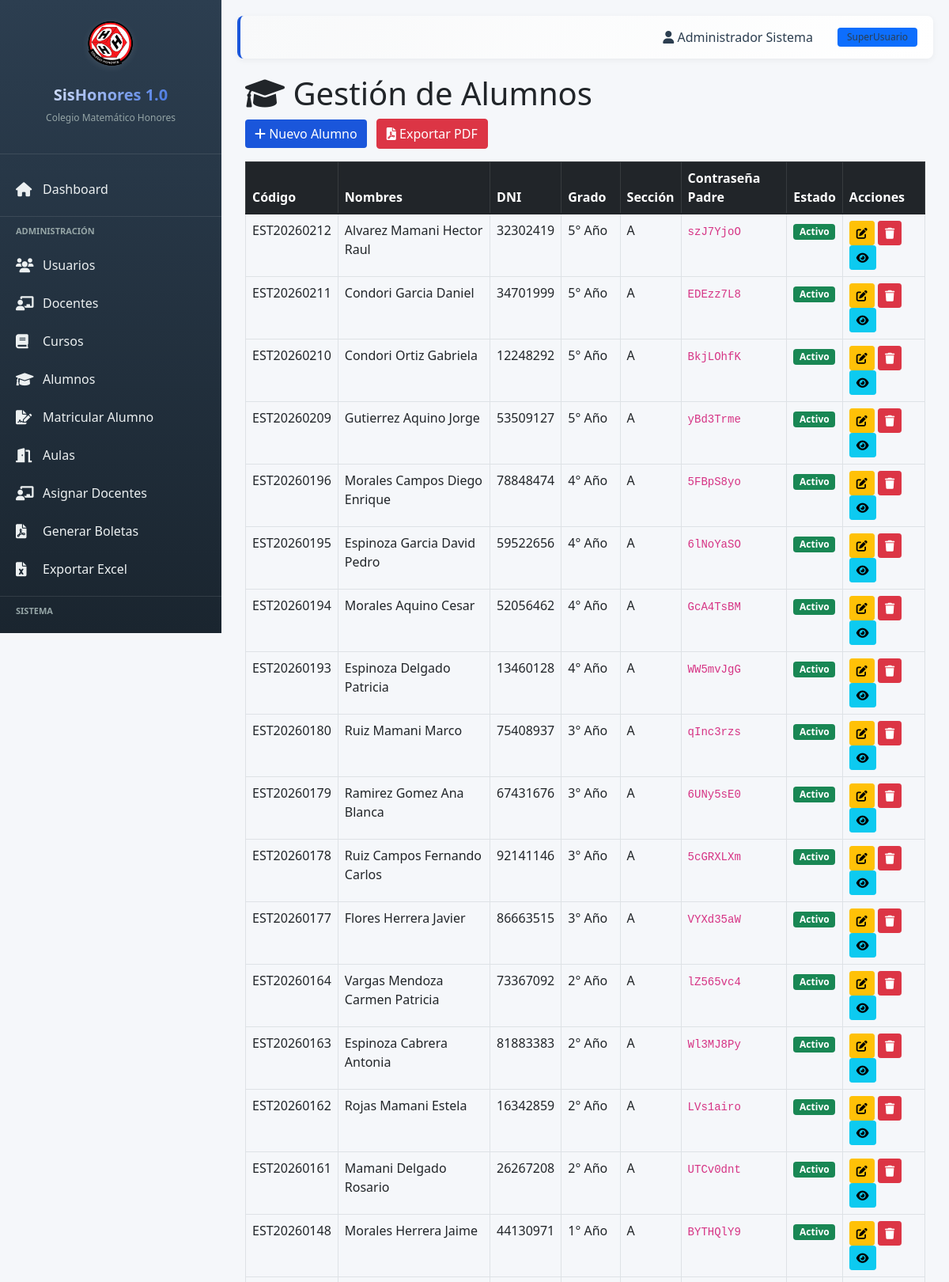
The page /vista/super_admin/alumnos.php (signed in, upper part) on the database its author committed.
### tables this page shows
CREATE TABLE `alumnos` (
  `id_alumno` int(11) NOT NULL AUTO_INCREMENT,
  `codigo_estudiante` varchar(20) NOT NULL,
  `nombres` varchar(100) NOT NULL,
  `apellidos` varchar(100) NOT NULL,
  `dni` varchar(8) NOT NULL,
  `fecha_nacimiento` date DEFAULT NULL,
  `telefono` varchar(15) DEFAULT NULL,
  `nombre_apoderado` varchar(150) DEFAULT NULL,
  `telefono_apoderado` varchar(15) DEFAULT NULL,
  `email_apoderado` varchar(100) DEFAULT NULL,
  `id_aula` int(11) NOT NULL,
  `activo` tinyint(1) DEFAULT 1,
  PRIMARY KEY (`id_alumno`),
  UNIQUE KEY `codigo_estudiante` (`codigo_estudiante`),
  UNIQUE KEY `dni` (`dni`),
  KEY `id_aula` (`id_aula`),
  CONSTRAINT `alumnos_ibfk_1` FOREIGN KEY (`id_aula`) REFERENCES `aulas_asignadas` (`id_aula`)
);

CREATE TABLE `grados` (
  `id_grado` int(11) NOT NULL AUTO_INCREMENT,
  `nombre_grado` varchar(20) NOT NULL,
  `id_nivel` int(11) NOT NULL,
  `orden` int(11) DEFAULT 0,
  PRIMARY KEY (`id_grado`),
  KEY `id_nivel` (`id_nivel`),
  CONSTRAINT `grados_ibfk_1` FOREIGN KEY (`id_nivel`) REFERENCES `niveles` (`id_nivel`)
);

CREATE TABLE `secciones` (
  `id_seccion` int(11) NOT NULL AUTO_INCREMENT,
  `nombre_seccion` varchar(10) NOT NULL,
  PRIMARY KEY (`id_seccion`)
);

### util/Database.php (called while the page is built, shortened)
<?php
function app_base_path() {
    static $basePath = null;
    if ($basePath !== null) {
        return $basePath;
    }
    $documentRoot = realpath($_SERVER['DOCUMENT_ROOT'] ?? '');
    $projectRoot = realpath(__DIR__ . '/..');
    if ($documentRoot && $projectRoot && stripos($projectRoot, $documentRoot) === 0) {
        $relativePath = substr($projectRoot, strlen($documentRoot));
        $relativePath = str_replace('\\', '/', $relativePath);
        $basePath = '/' . trim($relativePath, '/');
        $basePath = $basePath === '/' ? '' : $basePath;
        return $basePath;
    }
    $scriptName = $_SERVER['SCRIPT_NAME'] ?? '';
    $basePath = strpos($scriptName, '/sishonores/') === 0 ? '/sishonores' : '';
    return $basePath;
}
function app_url($path = '') {
    $cleanPath = ltrim($path, '/');
    if ($cleanPath !== '') {
        $parts = explode('/', $cleanPath);
        $first_part = $parts[0];
        $exclude = ['assets', 'css', 'js', 'controller', 'vista', 'util', 'bean', 'dao', 'config', 'sql'];
        if (!in_array($first_part, $exclude)) {
            $cleanPath = 'vista/' . $cleanPath;
        }
    }
    return app_base_path() . '/' . $cleanPath;
}
?>

### dao/AlumnoDAO.php (called while the page is built, shortened)
<?php
class AlumnoDAO {
    private $db;
    public function __construct($db) {
        $this->db = $db;
    }
    public function listarTodos() {
        $query = "SELECT a.*, g.nombre_grado, s.nombre_seccion, n.nombre_nivel,
                         COALESCE(pf.password_generada, 'Sin generar') as contraseña_padre
                  FROM alumnos a
                  LEFT JOIN alumno_padre ap ON a.id_alumno = ap.id_alumno
                  LEFT JOIN padres_familia pf ON ap.id_padre = pf.id_padre
                  LEFT JOIN aulas_asignadas aa ON a.id_aula = aa.id_aula
                  LEFT JOIN grados g ON aa.id_grado = g.id_grado
                  LEFT JOIN secciones s ON aa.id_seccion = s.id_seccion
                  LEFT JOIN niveles n ON g.id_nivel = n.id_nivel
                  WHERE a.activo = 1
                  ORDER BY a.id_alumno DESC";
        $stmt = $this->db->prepare($query);
        $stmt->execute();
        return $stmt->fetchAll(PDO::FETCH_ASSOC);
    }
}
?>

### vista/super_admin/alumnos.php (the view, shortened to what this page needs)
<?php
require_once '../../util/Database.php';
require_once '../../dao/AlumnoDAO.php';
$database = new Database();
$db = $database->getConnection();
$alumnoDAO = new AlumnoDAO($db);
$alumnos = $alumnoDAO->listarTodos();
?>
<!DOCTYPE html>
<html lang="es">
<head>
    <link href="https://cdn.jsdelivr.net/npm/bootstrap@5.1.3/dist/css/bootstrap.min.css" rel="stylesheet">
    <link rel="stylesheet" href="https://cdnjs.cloudflare.com/ajax/libs/font-awesome/6.0.0/css/all.min.css">
    <link rel="stylesheet" href="<?php echo htmlspecialchars(app_url('css/style.css')); ?>">
</head>
<body>
    <?php include '../includes/sidebar.php'; ?>
    <div class="container-fluid">
        <h1><i class="fas fa-graduation-cap"></i> Gestión de Alumnos</h1>
        <button class="btn btn-primary mb-3" data-bs-toggle="modal" data-bs-target="#modalAlumno">
            <i class="fas fa-plus"></i> Nuevo Alumno
        </button>
        <a href="reporte_alumnos_pdf.php" target="_blank" class="btn btn-danger mb-3 ms-2">
            <i class="fas fa-file-pdf"></i> Exportar PDF
        </a>
        <div class="table-responsive">
            <table class="table table-bordered table-hover">
                <thead class="table-dark">
                    <tr><th>Código</th><th>Nombres</th><th>DNI</th><th>Grado</th><th>Sección</th><th>Contraseña Padre</th><th>Estado</th><th>Acciones</th></tr>
                </thead>
                <tbody>
                    <?php foreach($alumnos as $alumno): ?>
                    <tr>
                                    <td><?php echo $alumno['codigo_estudiante']; ?></td>
                                    <td><?php echo $alumno['apellidos'] . ' ' . $alumno['nombres']; ?></td>
                                    <td><?php echo $alumno['dni']; ?></td>
                                    <td><?php echo $alumno['nombre_grado']; ?></td>
                                    <td><?php echo $alumno['nombre_seccion']; ?></td>
                                    <td><code><?php echo htmlspecialchars($alumno['contraseña_padre']); ?></code></td>
                                    <td><?php echo $alumno['activo'] ? '<span class="badge bg-success">Activo</span>' : '<span class="badge bg-danger">Inactivo</span>'; ?></td>
                                    <td>
                                        <button class="btn btn-sm btn-warning" onclick="editarAlumno(<?php echo $alumno['id_alumno']; ?>)"><i class="fas fa-edit"></i></button>
                                        <button class="btn btn-sm btn-danger" onclick="eliminarAlumno(<?php echo $alumno['id_alumno']; ?>)"><i class="fas fa-trash"></i></button>
                                        <button class="btn btn-sm btn-info" onclick="verNotas(<?php echo $alumno['id_alumno']; ?>)"><i class="fas fa-eye"></i></button>
                                    </td>
                                </tr>
                                <?php endforeach; ?>
                            </tbody>
                        </table>
                    </div>
                </div>
            </div>
</body>
</html>

### css/style.css (style rules this page uses)
:root { --primary: #1a56db; --primary-dark: #0e3a8a; --secondary: #e74c3c; --success: #27ae60; --success-light: #d4edda; --warning: #f39c12; --warning-light: #fff3cd; --info: #e67e22; --info-light: #ffe6cc; --danger: #e74c3c; --danger-light: #f8d7da; --dark: #2c3e50; --light: #ecf0f1; --white: #ffffff; --gray: #6c757d; }
* { margin: 0; padding: 0; box-sizing: border-box; }
body { font-family: 'Segoe UI', Tahoma, Geneva, Verdana, sans-serif; background: #f5f7fa; overflow-x: hidden; }
.main-content > .container-fluid { width: 100%; padding: 0 10px; }
.btn-primary { background: var(--primary); border: none; }

### rows shown on the page
alumnos: codigo_estudiante "EST20260212", apellidos "Alvarez Mamani", nombres "Hector Raul", dni "32302419", grados.nombre_grado "5° Año", secciones.nombre_seccion "A", contraseña_padre "szJ7YjoO", activo "Activo"
alumnos: codigo_estudiante "EST20260211", apellidos "Condori Garcia", nombres "Daniel", dni "34701999", grados.nombre_grado "5° Año", secciones.nombre_seccion "A", contraseña_padre "EDEzz7L8", activo "Activo"
alumnos: codigo_estudiante "EST20260210", apellidos "Condori Ortiz", nombres "Gabriela", dni "12248292", grados.nombre_grado "5° Año", secciones.nombre_seccion "A", contraseña_padre "BkjLOhfK", activo "Activo"
alumnos: codigo_estudiante "EST20260209", apellidos "Gutierrez Aquino", nombres "Jorge", dni "53509127", grados.nombre_grado "5° Año", secciones.nombre_seccion "A", contraseña_padre "yBd3Trme", activo "Activo"
alumnos: codigo_estudiante "EST20260196", apellidos "Morales Campos", nombres "Diego Enrique", dni "78848474", grados.nombre_grado "4° Año", secciones.nombre_seccion "A", contraseña_padre "5FBpS8yo", activo "Activo"
alumnos: codigo_estudiante "EST20260195", apellidos "Espinoza Garcia", nombres "David Pedro", dni "59522656", grados.nombre_grado "4° Año", secciones.nombre_seccion "A", contraseña_padre "6lNoYaSO", activo "Activo"
alumnos: codigo_estudiante "EST20260194", apellidos "Morales Aquino", nombres "Cesar", dni "52056462", grados.nombre_grado "4° Año", secciones.nombre_seccion "A", contraseña_padre "GcA4TsBM", activo "Activo"
alumnos: codigo_estudiante "EST20260193", apellidos "Espinoza Delgado", nombres "Patricia", dni "13460128", grados.nombre_grado "4° Año", secciones.nombre_seccion "A", contraseña_padre "WW5mvJgG", activo "Activo"
alumnos: codigo_estudiante "EST20260180", apellidos "Ruiz Mamani", nombres "Marco", dni "75408937", grados.nombre_grado "3° Año", secciones.nombre_seccion "A", contraseña_padre "qInc3rzs", activo "Activo"
alumnos: codigo_estudiante "EST20260179", apellidos "Ramirez Gomez", nombres "Ana Blanca", dni "67431676", grados.nombre_grado "3° Año", secciones.nombre_seccion "A", contraseña_padre "6UNy5sE0", activo "Activo"
alumnos: codigo_estudiante "EST20260178", apellidos "Ruiz Campos", nombres "Fernando Carlos", dni "92141146", grados.nombre_grado "3° Año", secciones.nombre_seccion "A", contraseña_padre "5cGRXLXm", activo "Activo"
alumnos: codigo_estudiante "EST20260177", apellidos "Flores Herrera", nombres "Javier", dni "86663515", grados.nombre_grado "3° Año", secciones.nombre_seccion "A", contraseña_padre "VYXd35aW", activo "Activo"
alumnos: codigo_estudiante "EST20260164", apellidos "Vargas Mendoza", nombres "Carmen Patricia", dni "73367092", grados.nombre_grado "2° Año", secciones.nombre_seccion "A", contraseña_padre "lZ565vc4", activo "Activo"
alumnos: codigo_estudiante "EST20260163", apellidos "Espinoza Cabrera", nombres "Antonia", dni "81883383", grados.nombre_grado "2° Año", secciones.nombre_seccion "A", contraseña_padre "Wl3MJ8Py", activo "Activo"
alumnos: codigo_estudiante "EST20260162", apellidos "Rojas Mamani", nombres "Estela", dni "16342859", grados.nombre_grado "2° Año", secciones.nombre_seccion "A", contraseña_padre "LVs1airo", activo "Activo"
alumnos: codigo_estudiante "EST20260161", apellidos "Mamani Delgado", nombres "Rosario", dni "26267208", grados.nombre_grado "2° Año", secciones.nombre_seccion "A", contraseña_padre "UTCv0dnt", activo "Activo"
alumnos: codigo_estudiante "EST20260148", apellidos "Morales Herrera", nombres "Jaime", dni "44130971", grados.nombre_grado "1° Año", secciones.nombre_seccion "A", contraseña_padre "BYTHQlY9", activo "Activo"

### other values the page prints
$_SESSION['user_name'] "Administrador Sistema"
$role "SuperUsuario"
